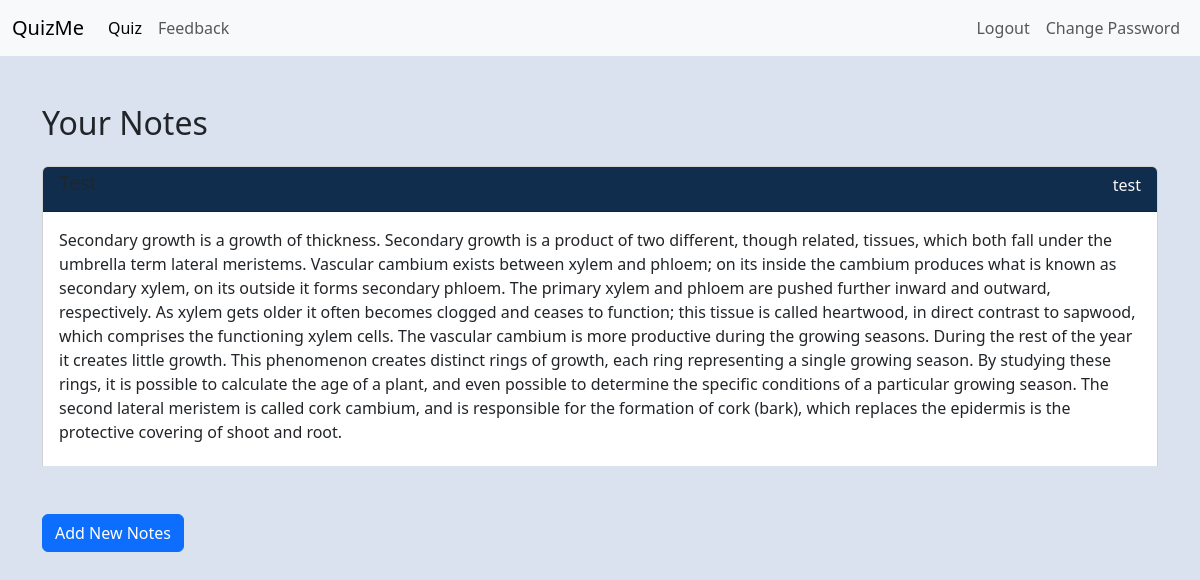
The app's page /notes (signed in) with its own data.
### main.py (models this page shows)
class NoteList(db.Model):
    __tablename__ = "note_lists"
    id: Mapped[int] = mapped_column(Integer, primary_key=True)
    user_id: Mapped[int] = mapped_column(Integer, db.ForeignKey("users.id"))
    class_name: Mapped[str] = mapped_column(String(250), unique=False, nullable=False)
    title: Mapped[str] = mapped_column(String(250))
    content: Mapped[str] = mapped_column(String())

### main.py (the view, shortened to what this page needs)
@app.route('/notes', methods=["GET", "POST"])
def notes():
    form = NoteInput()
    user_notes = NoteList.query.filter_by(user_id=current_user.id).all()
    return render_template("notes.html", form=form, notes=user_notes)

### main.py (called while the page is built)
@login_manager.user_loader
def load_user(user_id):
    return db.get_or_404(User, user_id)

### templates/notes.html (shortened to what this page needs)
{% include "header.html" %}
{% if notes %}
    <div class="container mt-5">
        <h2 class="mb-4">Your Notes</h2>
        <div class="notes-container" style="max-height: 300px; overflow-y: auto;">
            {% for note in notes %}
                <div class="card mb-3">
                    <div class="card-header">
                        <h5 class="card-subtitle mb-2 text-muted">{{ note.class_name }}</h5>
                        <h6 class="card-title">{{ note.title }}</h6>
                    </div>
                    <div class="card-body">
                        {{ note.content | safe }}
                    </div>
                </div>
            {% endfor %}
        </div>
    </div>
{% else %}
    <div class="container mt-5">
        <p>You haven't added any notes yet. Use the "Add New Note" button to get started!</p>
    </div>
{% endif %}
<div class="container mt-5">
    <button type="button" class="btn btn-primary" data-bs-toggle="modal" data-bs-target="#addNoteModal">
        Add New Notes
    </button>
</div>

### static/css/style.css (style rules this page uses)
:root { --primary-color: #F9F7F7; --secondary-color: #DBE2EF; --tertiary-color: #3F72AF; --quaternary-color: #112D4E; }

### records on screen
NoteList: title "test", content "Secondary growth is a growth of thickness. Secondary growth is a product of two different, though related, tissues, which both fall under the umbrella term lateral meristems. Vascular cambium exists between xylem and phloem; on its inside the cambium produces what is known as secondary xylem, on its outside it forms secondary phloem. The primary xylem and phloem are pushed further inward and outward, respectively. As xylem gets older it often becomes clogged and ceases to function; this tissue is called heartwood, in direct contrast to sapwood, which comprises the functioning xylem cells. The vascular cambium is more productive during the growing seasons. During the rest of the year it…"
